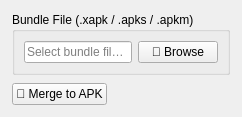
      <widget class="QWidget" name="tabMerge">
       <attribute name="title">
        <string>🔀 Merge Bundles</string>
       </attribute>
       <layout class="QVBoxLayout" name="mergeLayout">
        <property name="spacing">
         <number>8</number>
        </property>
        <property name="leftMargin">
         <number>12</number>
        </property>
        <property name="topMargin">
         <number>12</number>
        </property>
        <property name="rightMargin">
         <number>12</number>
        </property>
        <property name="bottomMargin">
         <number>12</number>
        </property>
        <item>
         <widget class="QGroupBox" name="grpMergeInput">
          <property name="title">
           <string>Bundle File (.xapk / .apks / .apkm)</string>
          </property>
          <layout class="QHBoxLayout" name="mergeInputLayout">
           <item>
            <widget class="QLineEdit" name="leMergeInput">
             <property name="placeholderText">
              <string>Select bundle file…</string>
             </property>
            </widget>
           </item>
           <item>
            <widget class="QPushButton" name="btnBrowseMergeInput">
             <property name="text">
              <string>📂 Browse</string>
             </property>
            </widget>
           </item>
          </layout>
         </widget>
        </item>
        <item>
         <layout class="QHBoxLayout" name="mergeBtnsLayout">
          <item>
           <widget class="QPushButton" name="btnMerge">
            <property name="text">
             <string>🔀 Merge to APK</string>
            </property>
           </widget>
          </item>
          <item>
           <spacer name="mergeSpacer">
            <property name="orientation">
             <enum>Qt::Horizontal</enum>
            </property>
            <property name="sizeHint" stdset="0">
             <size>
              <width>0</width>
              <height>0</height>
             </size>
            </property>
           </spacer>
          </item>
         </layout>
        </item>
        <item>
         <spacer name="mergeVSpacer">
          <property name="orientation">
           <enum>Qt::Vertical</enum>
          </property>
          <property name="sizeHint" stdset="0">
           <size>
            <width>0</width>
            <height>0</height>
           </size>
          </property>
         </spacer>
        </item>
       </layout>
      </widget>
